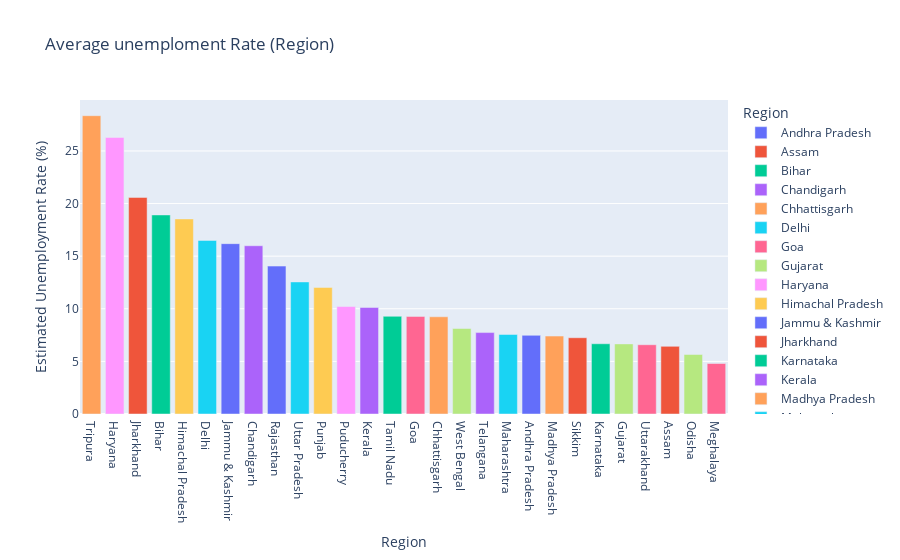

Write notebook code for a chart like this one.
### Code cell
fig = px.bar(Region, x='Region', y=' Estimated Unemployment Rate (%)', color='Region', title='Average unemploment Rate (Region)')
fig.update_layout(xaxis={'categoryorder':'total descending'})
fig.show()

### Figure 1 — Plotly figure (JSON) as saved in the notebook; plotly's stock layout.template omitted (floating-point values rounded to 4 significant figures)
{"data": [{"alignmentgroup": "True", "hovertemplate": "Region=%{x}<br> Estimated Unemployment Rate (%)=%{y}<extra></extra>", "legendgroup": "Andhra Pradesh", "marker": {"color": "#636efa", "pattern": {"shape": ""}}, "name": "Andhra Pradesh", "offsetgroup": "Andhra Pradesh", "orientation": "v", "showlegend": true, "textposition": "auto", "type": "bar", "x": ["Andhra Pradesh"], "xaxis": "x", "y": [7.477], "yaxis": "y"}, {"alignmentgroup": "True", "hovertemplate": "Region=%{x}<br> Estimated Unemployment Rate (%)=%{y}<extra></extra>", "legendgroup": "Assam", "marker": {"color": "#EF553B", "pattern": {"shape": ""}}, "name": "Assam", "offsetgroup": "Assam", "orientation": "v", "showlegend": true, "textposition": "auto", "type": "bar", "x": ["Assam"], "xaxis": "x", "y": [6.428], "yaxis": "y"}, {"alignmentgroup": "True", "hovertemplate": "Region=%{x}<br> Estimated Unemployment Rate (%)=%{y}<extra></extra>", "legendgroup": "Bihar", "marker": {"color": "#00cc96", "pattern": {"shape": ""}}, "name": "Bihar", "offsetgroup": "Bihar", "orientation": "v", "showlegend": true, "textposition": "auto", "type": "bar", "x": ["Bihar"], "xaxis": "x", "y": [18.92], "yaxis": "y"}, {"alignmentgroup": "True", "hovertemplate": "Region=%{x}<br> Estimated Unemployment Rate (%)=%{y}<extra></extra>", "legendgroup": "Chandigarh", "marker": {"color": "#ab63fa", "pattern": {"shape": ""}}, "name": "Chandigarh", "offsetgroup": "Chandigarh", "orientation": "v", "showlegend": true, "textposition": "auto", "type": "bar", "x": ["Chandigarh"], "xaxis": "x", "y": [15.99], "yaxis": "y"}, {"alignmentgroup": "True", "hovertemplate": "Region=%{x}<br> Estimated Unemployment Rate (%)=%{y}<extra></extra>", "legendgroup": "Chhattisgarh", "marker": {"color": "#FFA15A", "pattern": {"shape": ""}}, "name": "Chhattisgarh", "offsetgroup": "Chhattisgarh", "orientation": "v", "showlegend": true, "textposition": "auto", "type": "bar", "x": ["Chhattisgarh"], "xaxis": "x", "y": [9.24], "yaxis": "y"}, {"alignmentgroup": "True", "hovertemplate": "Region=%{x}<br> Estimated Unemployment Rate (%)=%{y}<extra></extra>", "legendgroup": "Delhi", "marker": {"color": "#19d3f3", "pattern": {"shape": ""}}, "name": "Delhi", "offsetgroup": "Delhi", "orientation": "v", "showlegend": true, "textposition": "auto", "type": "bar", "x": ["Delhi"], "xaxis": "x", "y": [16.5], "yaxis": "y"}, {"alignmentgroup": "True", "hovertemplate": "Region=%{x}<br> Estimated Unemployment Rate (%)=%{y}<extra></extra>", "legendgroup": "Goa", "marker": {"color": "#FF6692", "pattern": {"shape": ""}}, "name": "Goa", "offsetgroup": "Goa", "orientation": "v", "showlegend": true, "textposition": "auto", "type": "bar", "x": ["Goa"], "xaxis": "x", "y": [9.274], "yaxis": "y"}, {"alignmentgroup": "True", "hovertemplate": "Region=%{x}<br> Estimated Unemployment Rate (%)=%{y}<extra></extra>", "legendgroup": "Gujarat", "marker": {"color": "#B6E880", "pattern": {"shape": ""}}, "name": "Gujarat", "offsetgroup": "Gujarat", "orientation": "v", "showlegend": true, "textposition": "auto", "type": "bar", "x": ["Gujarat"], "xaxis": "x", "y": [6.664], "yaxis": "y"}, {"alignmentgroup": "True", "hovertemplate": "Region=%{x}<br> Estimated Unemployment Rate (%)=%{y}<extra></extra>", "legendgroup": "Haryana", "marker": {"color": "#FF97FF", "pattern": {"shape": ""}}, "name": "Haryana", "offsetgroup": "Haryana", "orientation": "v", "showlegend": true, "textposition": "auto", "type": "bar", "x": ["Haryana"], "xaxis": "x", "y": [26.28], "yaxis": "y"}, {"alignmentgroup": "True", "hovertemplate": "Region=%{x}<br> Estimated Unemployment Rate (%)=%{y}<extra></extra>", "legendgroup": "Himachal Pradesh", "marker": {"color": "#FECB52", "pattern": {"shape": ""}}, "name": "Himachal Pradesh", "offsetgroup": "Himachal Pradesh", "orientation": "v", "showlegend": true, "textposition": "auto", "type": "bar", "x": ["Himachal Pradesh"], "xaxis": "x", "y": [18.54], "yaxis": "y"}, {"alignmentgroup": "True", "hovertemplate": "Region=%{x}<br> Estimated Unemployment Rate (%)=%{y}<extra></extra>", "legendgroup": "Jammu & Kashmir", "marker": {"color": "#636efa", "pattern": {"shape": ""}}, "name": "Jammu & Kashmir", "offsetgroup": "Jammu & Kashmir", "orientation": "v", "showlegend": true, "textposition": "auto", "type": "bar", "x": ["Jammu & Kashmir"], "xaxis": "x", "y": [16.19], "yaxis": "y"}, {"alignmentgroup": "True", "hovertemplate": "Region=%{x}<br> Estimated Unemployment Rate (%)=%{y}<extra></extra>", "legendgroup": "Jharkhand", "marker": {"color": "#EF553B", "pattern": {"shape": ""}}, "name": "Jharkhand", "offsetgroup": "Jharkhand", "orientation": "v", "showlegend": true, "textposition": "auto", "type": "bar", "x": ["Jharkhand"], "xaxis": "x", "y": [20.59], "yaxis": "y"}, {"alignmentgroup": "True", "hovertemplate": "Region=%{x}<br> Estimated Unemployment Rate (%)=%{y}<extra></extra>", "legendgroup": "Karnataka", "marker": {"color": "#00cc96", "pattern": {"shape": ""}}, "name": "Karnataka", "offsetgroup": "Karnataka", "orientation": "v", "showlegend": true, "textposition": "auto", "type": "bar", "x": ["Karnataka"], "xaxis": "x", "y": [6.676], "yaxis": "y"}, {"alignmentgroup": "True", "hovertemplate": "Region=%{x}<br> Estimated Unemployment Rate (%)=%{y}<extra></extra>", "legendgroup": "Kerala", "marker": {"color": "#ab63fa", "pattern": {"shape": ""}}, "name": "Kerala", "offsetgroup": "Kerala", "orientation": "v", "showlegend": true, "textposition": "auto", "type": "bar", "x": ["Kerala"], "xaxis": "x", "y": [10.12], "yaxis": "y"}, {"alignmentgroup": "True", "hovertemplate": "Region=%{x}<br> Estimated Unemployment Rate (%)=%{y}<extra></extra>", "legendgroup": "Madhya Pradesh", "marker": {"color": "#FFA15A", "pattern": {"shape": ""}}, "name": "Madhya Pradesh", "offsetgroup": "Madhya Pradesh", "orientation": "v", "showlegend": true, "textposition": "auto", "type": "bar", "x": ["Madhya Pradesh"], "xaxis": "x", "y": [7.406], "yaxis": "y"}, {"alignmentgroup": "True", "hovertemplate": "Region=%{x}<br> Estimated Unemployment Rate (%)=%{y}<extra></extra>", "legendgroup": "Maharashtra", "marker": {"color": "#19d3f3", "pattern": {"shape": ""}}, "name": "Maharashtra", "offsetgroup": "Maharashtra", "orientation": "v", "showlegend": true, "textposition": "auto", "type": "bar", "x": ["Maharashtra"], "xaxis": "x", "y": [7.558], "yaxis": "y"}, {"alignmentgroup": "True", "hovertemplate": "Region=%{x}<br> Estimated Unemployment Rate (%)=%{y}<extra></extra>", "legendgroup": "Meghalaya", "marker": {"color": "#FF6692", "pattern": {"shape": ""}}, "name": "Meghalaya", "offsetgroup": "Meghalaya", "orientation": "v", "showlegend": true, "textposition": "auto", "type": "bar", "x": ["Meghalaya"], "xaxis": "x", "y": [4.799], "yaxis": "y"}, {"alignmentgroup": "True", "hovertemplate": "Region=%{x}<br> Estimated Unemployment Rate (%)=%{y}<extra></extra>", "legendgroup": "Odisha", "marker": {"color": "#B6E880", "pattern": {"shape": ""}}, "name": "Odisha", "offsetgroup": "Odisha", "orientation": "v", "showlegend": true, "textposition": "auto", "type": "bar", "x": ["Odisha"], "xaxis": "x", "y": [5.658], "yaxis": "y"}, {"alignmentgroup": "True", "hovertemplate": "Region=%{x}<br> Estimated Unemployment Rate (%)=%{y}<extra></extra>", "legendgroup": "Puducherry", "marker": {"color": "#FF97FF", "pattern": {"shape": ""}}, "name": "Puducherry", "offsetgroup": "Puducherry", "orientation": "v", "showlegend": true, "textposition": "auto", "type": "bar", "x": ["Puducherry"], "xaxis": "x", "y": [10.22], "yaxis": "y"}, {"alignmentgroup": "True", "hovertemplate": "Region=%{x}<br> Estimated Unemployment Rate (%)=%{y}<extra></extra>", "legendgroup": "Punjab", "marker": {"color": "#FECB52", "pattern": {"shape": ""}}, "name": "Punjab", "offsetgroup": "Punjab", "orientation": "v", "showlegend": true, "textposition": "auto", "type": "bar", "x": ["Punjab"], "xaxis": "x", "y": [12.03], "yaxis": "y"}, {"alignmentgroup": "True", "hovertemplate": "Region=%{x}<br> Estimated Unemployment Rate (%)=%{y}<extra></extra>", "legendgroup": "Rajasthan", "marker": {"color": "#636efa", "pattern": {"shape": ""}}, "name": "Rajasthan", "offsetgroup": "Rajasthan", "orientation": "v", "showlegend": true, "textposition": "auto", "type": "bar", "x": ["Rajasthan"], "xaxis": "x", "y": [14.06], "yaxis": "y"}, {"alignmentgroup": "True", "hovertemplate": "Region=%{x}<br> Estimated Unemployment Rate (%)=%{y}<extra></extra>", "legendgroup": "Sikkim", "marker": {"color": "#EF553B", "pattern": {"shape": ""}}, "name": "Sikkim", "offsetgroup": "Sikkim", "orientation": "v", "showlegend": true, "textposition": "auto", "type": "bar", "x": ["Sikkim"], "xaxis": "x", "y": [7.249], "yaxis": "y"}, {"alignmentgroup": "True", "hovertemplate": "Region=%{x}<br> Estimated Unemployment Rate (%)=%{y}<extra></extra>", "legendgroup": "Tamil Nadu", "marker": {"color": "#00cc96", "pattern": {"shape": ""}}, "name": "Tamil Nadu", "offsetgroup": "Tamil Nadu", "orientation": "v", "showlegend": true, "textposition": "auto", "type": "bar", "x": ["Tamil Nadu"], "xaxis": "x", "y": [9.284], "yaxis": "y"}, {"alignmentgroup": "True", "hovertemplate": "Region=%{x}<br> Estimated Unemployment Rate (%)=%{y}<extra></extra>", "legendgroup": "Telangana", "marker": {"color": "#ab63fa", "pattern": {"shape": ""}}, "name": "Telangana", "offsetgroup": "Telangana", "orientation": "v", "showlegend": true, "textposition": "auto", "type": "bar", "x": ["Telangana"], "xaxis": "x", "y": [7.738], "yaxis": "y"}, {"alignmentgroup": "True", "hovertemplate": "Region=%{x}<br> Estimated Unemployment Rate (%)=%{y}<extra></extra>", "legendgroup": "Tripura", "marker": {"color": "#FFA15A", "pattern": {"shape": ""}}, "name": "Tripura", "offsetgroup": "Tripura", "orientation": "v", "showlegend": true, "textposition": "auto", "type": "bar", "x": ["Tripura"], "xaxis": "x", "y": [28.35], "yaxis": "y"}, {"alignmentgroup": "True", "hovertemplate": "Region=%{x}<br> Estimated Unemployment Rate (%)=%{y}<extra></extra>", "legendgroup": "Uttar Pradesh", "marker": {"color": "#19d3f3", "pattern": {"shape": ""}}, "name": "Uttar Pradesh", "offsetgroup": "Uttar Pradesh", "orientation": "v", "showlegend": true, "textposition": "auto", "type": "bar", "x": ["Uttar Pradesh"], "xaxis": "x", "y": [12.55], "yaxis": "y"}, {"alignmentgroup": "True", "hovertemplate": "Region=%{x}<br> Estimated Unemployment Rate (%)=%{y}<extra></extra>", "legendgroup": "Uttarakhand", "marker": {"color": "#FF6692", "pattern": {"shape": ""}}, "name": "Uttarakhand", "offsetgroup": "Uttarakhand", "orientation": "v", "showlegend": true, "textposition": "auto", "type": "bar", "x": ["Uttarakhand"], "xaxis": "x", "y": [6.583], "yaxis": "y"}, {"alignmentgroup": "True", "hovertemplate": "Region=%{x}<br> Estimated Unemployment Rate (%)=%{y}<extra></extra>", "legendgroup": "West Bengal", "marker": {"color": "#B6E880", "pattern": {"shape": ""}}, "name": "West Bengal", "offsetgroup": "West Bengal", "orientation": "v", "showlegend": true, "textposition": "auto", "type": "bar", "x": ["West Bengal"], "xaxis": "x", "y": [8.125], "yaxis": "y"}], "layout": {"barmode": "relative", "legend": {"title": {"text": "Region"}, "tracegroupgap": 0}, "title": {"text": "Average unemploment Rate (Region)"}, "xaxis": {"anchor": "y", "categoryarray": ["Andhra Pradesh", "Assam", "Bihar", "Chandigarh", "Chhattisgarh", "Delhi", "Goa", "Gujarat", "Haryana", "Himachal Pradesh", "Jammu & Kashmir", "Jharkhand", "Karnataka", "Kerala", "Madhya Pradesh", "Maharashtra", "Meghalaya", "Odisha", "Puducherry", "Punjab", "Rajasthan", "Sikkim", "Tamil Nadu", "Telangana", "Tripura", "Uttar Pradesh", "Uttarakhand", "West Bengal"], "categoryorder": "total descending", "domain": [0, 1], "title": {"text": "Region"}}, "yaxis": {"anchor": "x", "domain": [0, 1], "title": {"text": " Estimated Unemployment Rate (%)"}}}}
